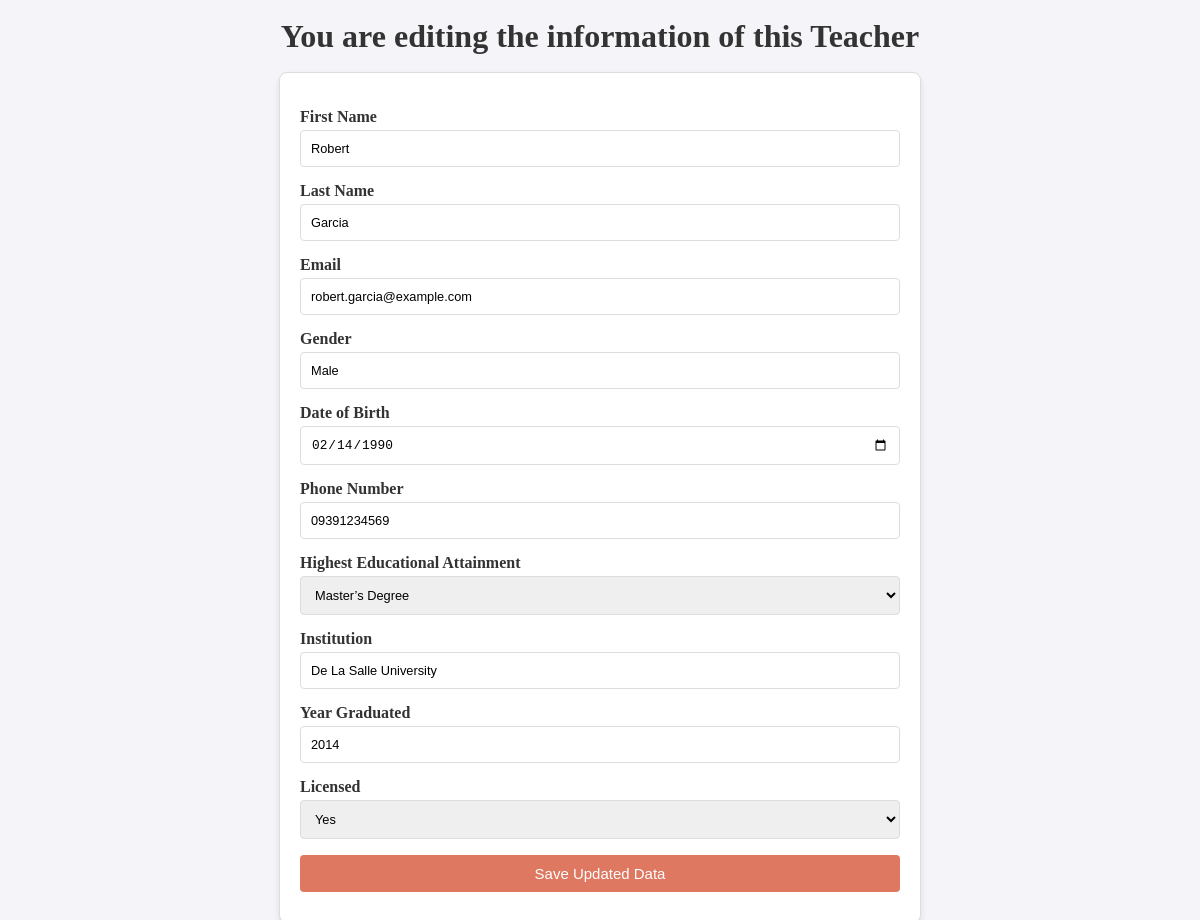
The page /edit.php?id=3 on the database its author committed.
### tables this page shows
CREATE TABLE search_teacher_data (
    id INT AUTO_INCREMENT PRIMARY KEY,
    first_name VARCHAR (255),
    last_name VARCHAR (255),
    email VARCHAR (255),
    gender VARCHAR (255),
    date_of_birth DATE,
    phone_num VARCHAR (50), 
    highest_educational_attainment VARCHAR (255),
    institution VARCHAR (255),
    year_graduated VARCHAR (255),
    licensed VARCHAR (255),
    date_added TIMESTAMP DEFAULT CURRENT_TIMESTAMP
);

### core/models.php (called while the page is built, shortened)
<?php
function getTeacherByID($pdo, $id) {
	$sql = "SELECT * from search_teacher_data WHERE id = ?";
	$stmt = $pdo->prepare($sql);
	$executeQuery = $stmt->execute([$id]);
	if ($executeQuery) {
		return $stmt->fetch();
	}
}
?>

### edit.php (the view, shortened to what this page needs)
<?php require_once 'core/handleForms.php'; ?>
<?php require_once 'core/models.php'; ?>
<!DOCTYPE html>
<html lang="en">
<head>
	<link rel="stylesheet" href="css/edit.css">
</head>
<body>
    <?php
		$getTeacherByID = getTeacherByID($pdo, $_GET['id']);
	?>
	<h1> You are editing the information of this Teacher </h1>
	<form action="core/handleForms.php?id=<?php echo $_GET['id']; ?>" method="POST">
    	<p>
			<label for="first_name">First Name</label>
			<input type="text" name="first_name" value="<?php echo $getTeacherByID['first_name']; ?>">
		</p>
		<p>
			<label for="last_name">Last Name</label>
			<input type="text" name="last_name" value="<?php echo $getTeacherByID['last_name']; ?>">
		</p>
		<p>
			<label for="email">Email</label>
			<input type="text" name="email" value="<?php echo $getTeacherByID['email']; ?>">
		</p>
		<p>
			<label for="gender">Gender</label>
			<input type="text" name="gender" value="<?php echo $getTeacherByID['gender']; ?>">
		</p>
		<p>
			<label for="date_of_birth">Date of Birth</label>
			<input type="date" name="date_of_birth" value="<?php echo $getTeacherByID['date_of_birth']; ?>">
		</p>
		<p>
			<label for="phone_num">Phone Number</label>
			<input type="text" name="phone_num" value="<?php echo $getTeacherByID['phone_num']; ?>">
		</p>
		<p>
			<label for="highest_educational_attainment">Highest Educational Attainment</label>
            <select name="highest_educational_attainment" required value="<?php echo $getTeacherByID['highest_educational_attainment']; ?>">
                    <option value="Master’s Degree"> Master’s Degree </option>
            </select>
		</p>
        <p>
			<label for="institution">Institution</label>
			<input type="text" name="institution" value="<?php echo $getTeacherByID['institution']; ?>">
		</p>
        <p>
			<label for="year_graduated">Year Graduated</label>
			<input type="text" name="year_graduated" value="<?php echo $getTeacherByID['year_graduated']; ?>">
		</p>
        <p>
			<label for="licensed">Licensed</label>
            <select name="licensed" required value="<?php echo $getTeacherByID['licensed']; ?>">
                    <option value="Yes"> Yes </option>
            </select>
		</p>
        <p>
			<input type="submit" name="editTeacherBtn" value="Save Updated Data">
		</p>
	</form>
</body>
</html>

### css/edit.css (style rules this page uses)
body { font-family: Times New Roman; background-color: #f4f4f9; color: #333; line-height: 1; }
h1 { text-align: center; margin: 20px 0; color: #333; }
form { max-width: 600px; margin: 20px auto; background: #fff; padding: 20px; border: 1px solid #ddd; border-radius: 8px; box-shadow: 0 4px 6px rgba(0, 0, 0, 0.1); }
form p { margin-bottom: 10px; }
form label { display: block; margin-bottom: 5px; font-weight: bold; }
form input[type="text"], form input[type="date"], form select { width: 100%; padding: 10px; font-size: 0.8rem; border: 1px solid #ddd; border-radius: 4px; box-sizing: border-box; }
form input[type="submit"] { display: block; width: 100%; padding: 10px; font-size: 15px; color: #fff; background-color: #DF7861; border: none; border-radius: 4px; text-align: center; }

### rows shown on the page
search_teacher_data: first_name "Robert", last_name "Garcia", email "robert.garcia@example.com", gender "Male", date_of_birth "02/14/1990", phone_num "09391234569", highest_educational_attainment "Master’s Degree", institution "De La Salle University", year_graduated "2014", licensed "Yes"
